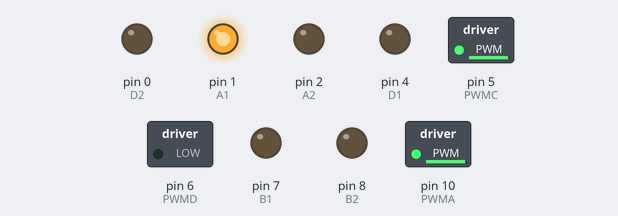
A sketch run on a simulated Arduino Uno, built with avr-gcc and run on an emulated ATmega328P. Shown: switched loads named in the sketch (green lamp = pin HIGH), output pins drawn as LEDs (lit = HIGH). Pins used as bus, display or sensor lines are not drawn.

Above: at 0.1 s.
Timing chart, 0 to 1.6 s (numbered marks = the images above):
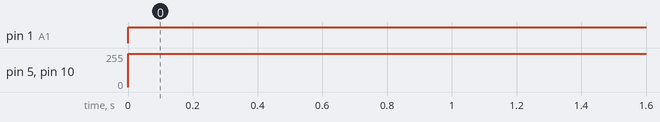

Measured:
- by itself, pin 1 (A1): LOW → HIGH at 0.00 s
- by itself, pin 5 (PWMC), pin 10 (PWMA): 0/255 → 250/255 at 0.00 s

The sketch:

text_motor.ino
```cpp
#include"motor.h"
void setup() {
  motorInitial();
}

void loop() {
  controlAC();
  //controlBD();
  delay(1000);

}
```

control_motor.h
```cpp
#ifndef _CONTROL_MOTOR_H_
#define _CONTROL_MOTOR_H_
#include"arduino.h"

#define PWMA 10
#define PWMB 9
#define PWMC 5
#define PWMD 6
#define A1 1
#define A2 2
#define B1 7
#define B2 8
#define C1 13
#define C2 12
#define D1 4
#define D2 0

class MOTOR{
  private:
       int a;
       int b;
       int c;
       int d;
  public:
      MOTOR();
      void motor_A(int a);
      void motor_B(int b);
      void motor_C(int c);
      void motor_D(int d);
};
MOTOR::MOTOR(){
 a = 0;
 b = 0;
 c = 0;
 d = 0;
}

void MOTOR::motor_A(int a){
  if(a>0)
  {
    if(a>255)
    a=255;
  digitalWrite(A1,LOW);
  digitalWrite(A2,HIGH);
  analogWrite(PWMA,a);
  }
  else
  {
    if(a<-255)
    a=-255;
  digitalWrite(A1,HIGH);
  digitalWrite(A2,LOW);
  analogWrite(PWMA,abs(a));
  }
}

void MOTOR::motor_B(int b){
  if(b>0)
  {
    if(b>255)
    b=255;
  digitalWrite(B1,LOW);
  digitalWrite(B2,HIGH);
  analogWrite(PWMB,abs(b));
  }
  else
  {
    if(b<-255)
    b=-255;
  digitalWrite(B1,HIGH);
  digitalWrite(B2,LOW);
  analogWrite(PWMB,abs(b));
  }
}

void MOTOR::motor_C(int c){
  if(c>0)
  {
    if(c>255)
    c=255;
  digitalWrite(C1,LOW);
  digitalWrite(C2,HIGH);
  analogWrite(PWMC,c);
  }
  else
  {
    if(c<-255)
    c=-255;
  digitalWrite(C1,HIGH);
  digitalWrite(C2,LOW);
  analogWrite(PWMC,abs(c));
  }
}

void MOTOR::motor_D(int d){
  if(d>0)
  {
    if(d>255)
    d=255;
  digitalWrite(D1,LOW);
  digitalWrite(D2,HIGH);
  analogWrite(PWMD,d);
  }
  else
  {
    if(d<-255)
    d=-255;
  digitalWrite(D2,LOW);
  digitalWrite(D1,HIGH);
  analogWrite(PWMD,abs(d));
  }
}

MOTOR motor;
#endif
```

motor.h
```cpp
#ifndef _MOTOR_H
#define _MOTOR_H

//#include "first_pid.h"
#include "control_motor.h"
//#include "_mpu6050.h"
/*
void initialAC()
{
  float kp=30,kd=0.5;
  fpid.set_pid(kp,kd);
}
void controlAC()
{
  float result;
  result = ((fpid.caculate(res,ang_y,0.01)));
  motor.motor_A(-result);
  motor.motor_C(result);
  result = ((fpid.caculate(0,ang_y,0.01)));
  motor.motor_B(-result);
  motor.motor_D(result);
}*/

void controlAC(){
  motor.motor_A(-250);
  motor.motor_C(250);
}
void controlBD(){
  motor.motor_B(-60);
  motor.motor_D(-60);
}

void motorInitial()
{
pinMode(A1,OUTPUT);
pinMode(A2,OUTPUT);
pinMode(PWMA,OUTPUT);
pinMode(B1,OUTPUT);
pinMode(B2,OUTPUT);
pinMode(PWMC,OUTPUT);
pinMode(C1,OUTPUT);
pinMode(C2,OUTPUT);
pinMode(PWMC,OUTPUT);
pinMode(D1,OUTPUT);
pinMode(D2,OUTPUT);
pinMode(PWMD,OUTPUT);
}
#endif
```
